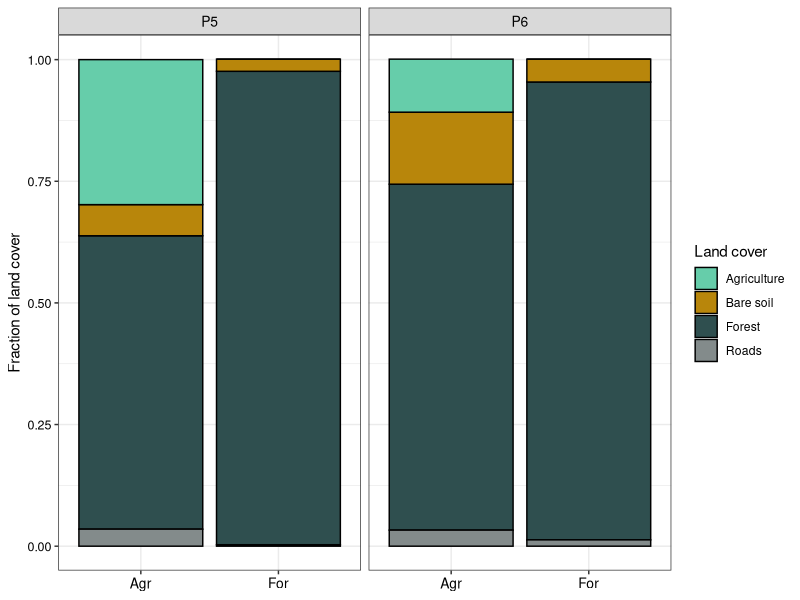
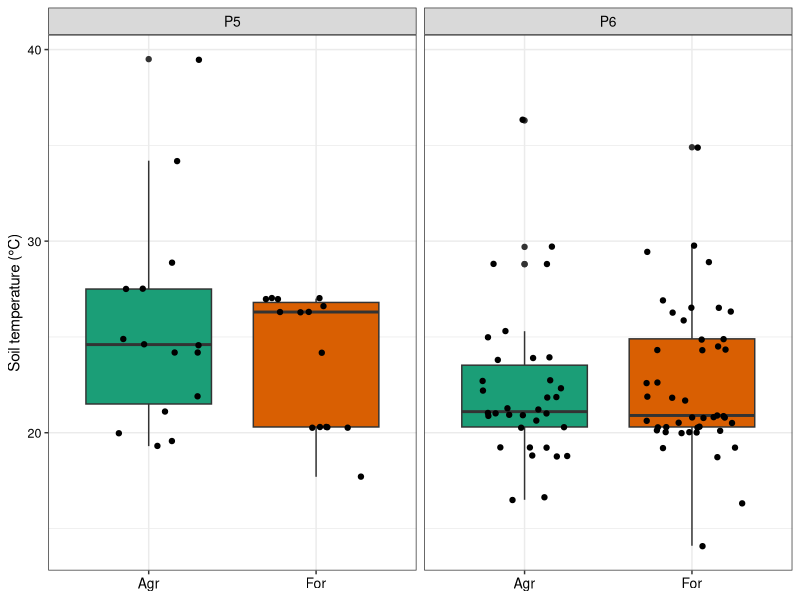
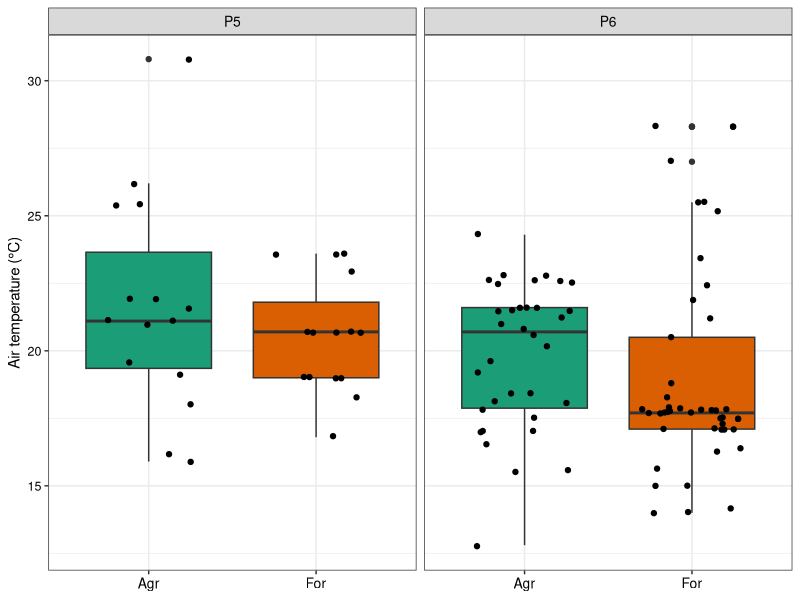
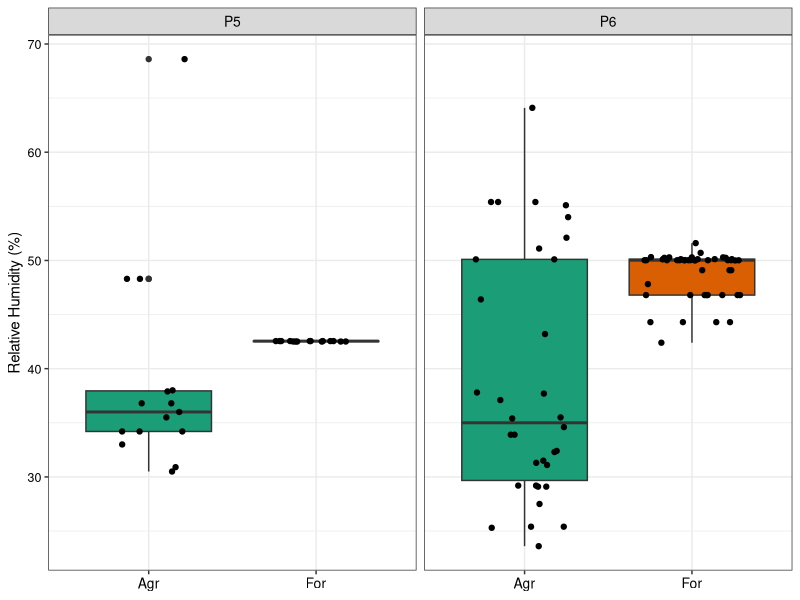
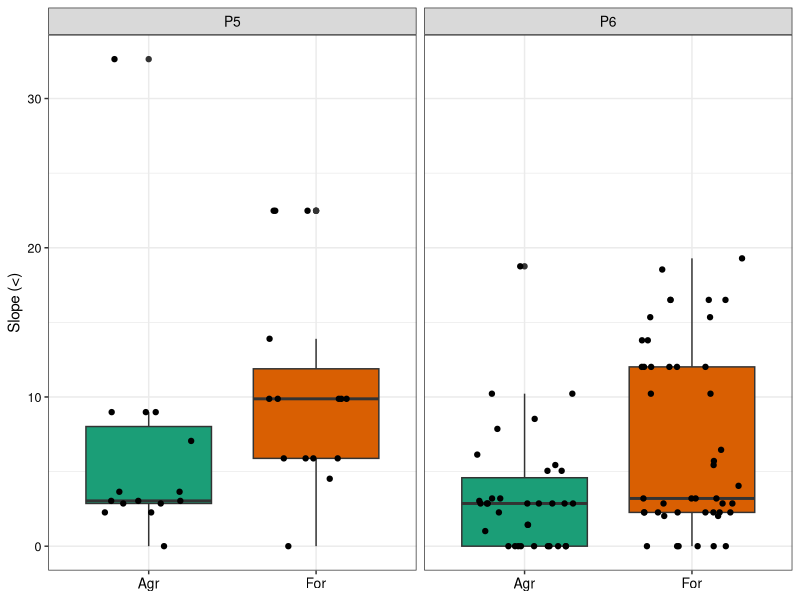
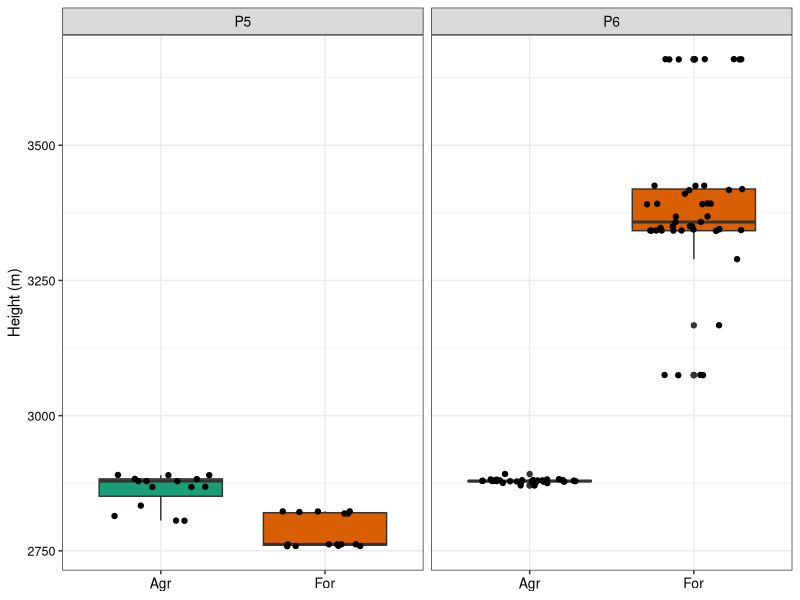
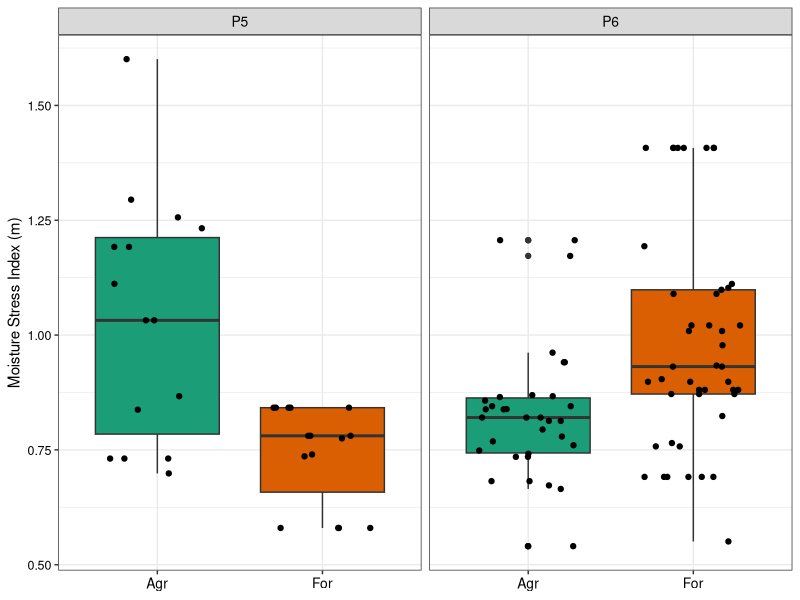
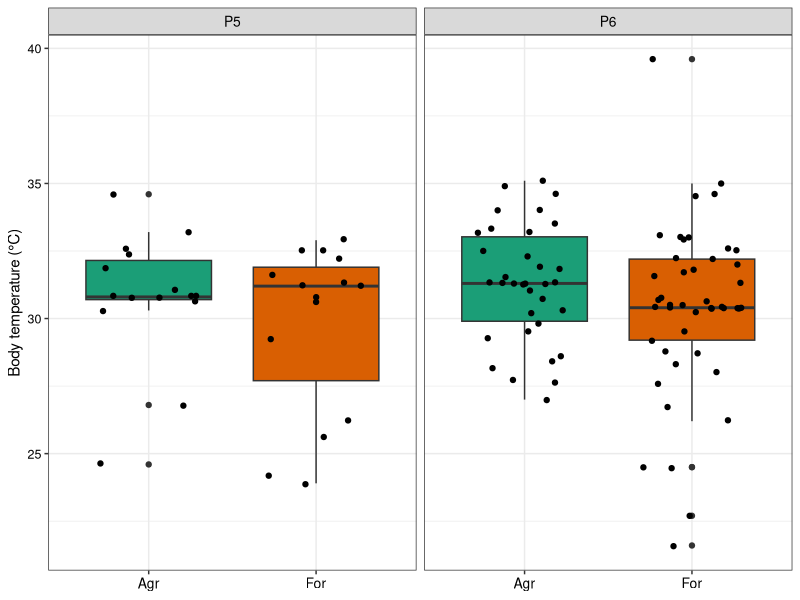

Write the R code that produced these figures, in order.
## ---- chunk 1
library(ggplot2)
library(nortest)
library(dplyr)
## ---- chunk 2
#Enviromental variables databases
Sg.env<-read.table("Data/Env_Data/Env_Data.txt",header=T)

#Transform to factor some variables
Sg.env$ID<-factor(Sg.env$ID)
Sg.env$Site<-factor(Sg.env$Site)
Sg.env$Polygon<-factor(Sg.env$Polygon)
Sg.env$Site_ID<-factor(Sg.env$Site_ID)

#Explore data
str(Sg.env)
summary(Sg.env)

#Polygon bases
P6<-read.table("Data/Env_Data/P6.txt",header=T)
P5<-read.table("Data/Env_Data/P5.txt",header=T)

#Sites base by polygon
P6For<-read.table("Data/Env_Data/P6For.txt",header=T)
P6Agr<-read.table("Data/Env_Data/P6Agr.txt",header=T)
P5For<-read.table("Data/Env_Data/P5For.txt",header=T)
P5Agr<-read.table("Data/Env_Data/P5Agr.txt",header=T)

#Landscape cover database
Sg.cov<-as.data.frame(read.table("Data/Env_Data/Cov_Data.txt",header=T))

#Transform to factor some variables
Sg.cov$Sites<-factor(Sg.cov$Sites)
Sg.cov$Coverage<-factor(Sg.cov$Coverage,labels=c("Agriculture","Bare soil","Forest","Roads"))

#Explore data
str(Sg.cov)
summary(Sg.env)
## ---- chunk 3
(Sg.lancov<-ggplot(data=Sg.cov, #Database
            aes(x=Sites,y=Prop_Cov,fill=Coverage))+ #Axis definition
            geom_bar(stat="identity",color="black")+ #Geometry definition
            facet_wrap(~Polygon,scale="free_x")+ #Split plots
            ylab("Fraction of land cover")+ #y-axis legend
            scale_fill_manual(values=c("aquamarine3","darkgoldenrod","darkslategray","azure4"))+ #Colors definition
            theme_bw()+ #Canvas definition
            labs(fill="Land cover")+ #Rename legend
            scale_x_discrete(labels=c("Agr","For"))+ #Rename groups of x-axis
            theme(axis.title.x=element_blank(), #Remove title of x-axis
            strip.text.x=element_text(size=10,color="black"), #Size and color of strip.text.x
            axis.text.x=element_text(size=10,color="black"), #Size and color of axis.text.x
            axis.text.y=element_text(size=9,color="black"))) #Size and color of axis.text.y
## ---- chunk 4
ggsave("Analysis/Env_Vars/Figures/Sg.lancov.pdf",dpi=300,limitsize=TRUE,
       width=10,height=7)
## ---- chunk 5
#Extract samples of P6For site within Polygon 6
P6For<-filter(Sg.env,Site_ID == "P6For")

#Extract samples of P6Agr site within Polygon 6
P6Agr<-filter(Sg.env,Site_ID == "P6Agr")

#Extract samples of P5For site within Polygon 5
P5For<-filter(Sg.env,Site_ID == "P5For")

#Extract samples of P5Agr site within Polygon 5
P5Agr<-filter(Sg.env,Site_ID == "P5Agr")
## ---- chunk 6
#Extract samples from the P6For and P6Agr sites of Polygon 6 to perform differentiation tests
P6<-filter(Sg.env,Polygon == "P6")

#Extract samples from the P5For and P5Agr sites of Polygon 6 to perform differentiation tests
P5<-filter(Sg.env,Polygon == "P5")
## ---- chunk 7
#Plot with St between sites within polygons
(Sg.St.plot<-ggplot(data=Sg.env, #Database
             aes(x=Site_ID,y=St))+ #Axis definition
             geom_boxplot(aes(fill=Site))+ #Geometry definition
             geom_jitter(aes(fill=Site),width=0.3)+ #Geometry definition
             facet_wrap(~Polygon,scale="free_x")+ #Split plots
             ylab("Soil temperature (°C)")+ #y-axis legend
             scale_fill_brewer(palette="Dark2")+ #Colors definition
             scale_x_discrete(labels=c("Agr","For"))+ #Rename groups of x-axis
             theme_bw()+ #Canvas definition
             theme(legend.position="none",axis.title.x=element_blank(), #Remove title of x-axis
             strip.text.x=element_text(size=10,color="black"), #Size and color of strip.text.x
             axis.text.x=element_text(size=10,color="black"), #Size and color of axis.text.x
             axis.text.y=element_text(size=9,color="black"))) #Size and color of axis.text.y
## ---- chunk 8
ggsave("Analysis/Env_Vars/Figures/Sg.St.plot.pdf",dpi=300,limitsize=TRUE,
       width=10,height=7)
## ---- chunk 9
#Shapiro test used to n<50
#shapiro.test(Sg.env$St)

#Lillie test used to n>=50
lillie.test(Sg.env$St)
#St for all data, non-normal
## ---- chunk 10
shapiro.test(P6For$St) #(n<50) 
#lillie.test(P6For$St) #(n>=50)
#St for P6For, non-normal
## ---- chunk 11
shapiro.test(P6Agr$St) #(n<50) 
#lillie.test(P6Agr$St) #(n>=50)
#St for P6Agr, non-normal
## ---- chunk 12
shapiro.test(P5For$St) #(n<50) 
#lillie.test(P5For$St) #(n>=50)
#St for P5For, non-normal
## ---- chunk 13
#P5Agr
shapiro.test(P5Agr$St) #(n<50) 
#lillie.test(P5Agr$St) #(n>=50)
#St for P5Agr, non-normal
## ---- chunk 14
wilcox.test(data=Sg.env,St~Polygon,exact=F)
#If there are significant differences between polygons
## ---- chunk 15
wilcox.test(data=P6,St~Site,exact=F) 
#No significant differences
## ---- chunk 16
wilcox.test(data=P5,St~Site,exact=F) 
#No significant differences
## ---- chunk 17
#Plot with St between sites within polygons
(Sg.At.plot<-ggplot(data=Sg.env, #Database
             aes(x=Site_ID,y=At))+ #Axis definition
             geom_boxplot(aes(fill=Site))+ #Geometry definition
             geom_jitter(aes(fill=Site),width=0.3)+ #Geometry definition
             facet_wrap(~Polygon,scale="free_x")+ #Split plots
             ylab("Air temperature (°C)")+ #y-axis legend
             scale_fill_brewer(palette="Dark2")+ #Colors definition
             scale_x_discrete(labels=c("Agr","For"))+ #Rename groups of x-axis
             theme_bw()+ #Canvas definition
             theme(legend.position="none",axis.title.x=element_blank(), #Remove title of x-axis
             strip.text.x=element_text(size=10,color="black"), #Size and color of strip.text.x
             axis.text.x=element_text(size=10,color="black"), #Size and color of axis.text.x
             axis.text.y=element_text(size=9,color="black"))) #Size and color of axis.text.y
## ---- chunk 18
ggsave("Analysis/Env_Vars/Figures/Sg.At.plot.pdf",dpi=300,limitsize=TRUE,
       width=10,height=7)
## ---- chunk 19
#The activated test is the one used depending on the number of n of the sample
#Lillie test used to n>=50
lillie.test(Sg.env$At)
#At for all data, non-normal
## ---- chunk 20
shapiro.test(P6For$At) #(n<50) 
#lillie.test(P6For$At) #(n>=50)
#St for P6For, non-normal
## ---- chunk 21
shapiro.test(P6Agr$At) #(n<50) 
#lillie.test(P6Agr$At) #(n>=50)
#At for P6Agr, normal
## ---- chunk 22
shapiro.test(P5For$At) #(n<50) 
#lillie.test(P5For$At) #(n>=50)
#St for P5For, normal
## ---- chunk 23
#P5Agr
shapiro.test(P5Agr$At) #(n<50) 
#lillie.test(P5Agr$At) #(n>=50)
#St for P5Agr, normal
## ---- chunk 24
#Search for significant differences between sites within polygon 6
wilcox.test(data=Sg.env,At~Polygon,exact=F)
#If there are significant differences between polygons
## ---- chunk 25
wilcox.test(data=P6,At~Site,exact=F)
#No significant differences
## ---- chunk 26
t.test(data=P6,At~Site,alternative="two.sided")
#No significant differences
## ---- chunk 27
t.test(data=P5,At~Site,alternative="two.sided")
#No significant differences
## ---- chunk 28
#Plot with St between sites within polygons
(Sg.RH.plot<-ggplot(data=Sg.env, #Database
             aes(x=Site_ID,y=RH))+ #Axis definition
             geom_boxplot(aes(fill=Site))+ #Geometry definition
             geom_jitter(aes(fill=Site),width=0.3)+ #Geometry definition
             facet_wrap(~Polygon,scale="free_x")+ #Split plots
             ylab("Relative Humidity (%)")+ #y-axis legend
             scale_fill_brewer(palette="Dark2")+ #Colors definition
             scale_x_discrete(labels=c("Agr","For"))+ #Rename groups of x-axis
             theme_bw()+ #Canvas definition
             theme(legend.position="none",axis.title.x=element_blank(), #Remove title of x-axis
             strip.text.x=element_text(size=10,color="black"), #Size and color of strip.text.x
             axis.text.x=element_text(size=10,color="black"), #Size and color of axis.text.x
             axis.text.y=element_text(size=9,color="black"))) #Size and color of axis.text.y
## ---- chunk 29
ggsave("Analysis/Env_Vars/Figures/Sg.RH.plot.pdf",dpi=300,limitsize=TRUE,
       width=10,height=7)
## ---- chunk 30
#The activated test is the one used depending on the number of n of the sample

#Shapiro test used to n<50
#shapiro.test(Sg.env$RH)

#Lillie test used to n>=50
lillie.test(Sg.env$RH)
#At for all data, non-normal
## ---- chunk 31
shapiro.test(P6For$RH) #(n<50) 
#lillie.test(P6For$RH) #(n>=50)
#St for P6For, non-normal
## ---- chunk 32
shapiro.test(P6Agr$RH) #(n<50) 
#lillie.test(P6Agr$RH) #(n>=50)
#At for P6Agr, non-normal
## ---- chunk 33
shapiro.test(P5For$RH) #(n<50) 
#lillie.test(P5For$RH) #(n>=50)
#St for P5For, non-normal
## ---- chunk 34
#P5Agr
shapiro.test(P5Agr$RH) #(n<50) 
#lillie.test(P5Agr$RH) #(n>=50)
#St for P5Agr, non-normal
## ---- chunk 35
#Search for significant differences between sites within polygon 6
wilcox.test(data=Sg.env,RH~Polygon,exact=F)
#If there are significant differences between polygons
## ---- chunk 36
wilcox.test(data=P6,RH~Site,exact=F)
#If there are significant differences between polygons
## ---- chunk 37
wilcox.test(data=P5,RH~Site,exact=F)
#If there are significant differences between polygons
## ---- chunk 38
#Plot with St between sites within polygons
(Sg.Slope.plot<-ggplot(data=Sg.env, #Database
             aes(x=Site_ID,y=Slope))+ #Axis definition
             geom_boxplot(aes(fill=Site))+ #Geometry definition
             geom_jitter(aes(fill=Site),width=0.3)+ #Geometry definition
             facet_wrap(~Polygon,scale="free_x")+ #Split plots
             ylab("Slope (<)")+ #y-axis legend
             scale_fill_brewer(palette="Dark2")+ #Colors definition
             scale_x_discrete(labels=c("Agr","For"))+ #Rename groups of x-axis
             theme_bw()+ #Canvas definition
             theme(legend.position="none",axis.title.x=element_blank(), #Remove title of x-axis
             strip.text.x=element_text(size=10,color="black"), #Size and color of strip.text.x
             axis.text.x=element_text(size=10,color="black"), #Size and color of axis.text.x
             axis.text.y=element_text(size=9,color="black"))) #Size and color of axis.text.y
## ---- chunk 39
ggsave("Analysis/Env_Vars/Figures/Sg.Slope.plot.pdf",dpi=300,limitsize=TRUE,
       width=10,height=7)
## ---- chunk 40
#The activated test is the one used depending on the number of n of the sample

#Shapiro test used to n<50
#shapiro.test(Sg.env$Slope)

#Lillie test used to n>=50
lillie.test(Sg.env$Slope)
#At for all data, non-normal
## ---- chunk 41
shapiro.test(P6For$Slope) #(n<50) 
#lillie.test(P6For$Slope) #(n>=50)
#St for P6For, non-normal
## ---- chunk 42
shapiro.test(P6Agr$Slope) #(n<50) 
#lillie.test(P6Agr$Slope) #(n>=50)
#At for P6Agr, non-normal
## ---- chunk 43
shapiro.test(P5For$Slope) #(n<50) 
#lillie.test(P5For$Slope) #(n>=50)
#St for P5For, non-normal
## ---- chunk 44
#P5Agr
shapiro.test(P5Agr$Slope) #(n<50) 
#lillie.test(P5Agr$Slope) #(n>=50)
#St for P5Agr, non-normal
## ---- chunk 45
#Search for significant differences between sites within polygon 6
wilcox.test(data=Sg.env,Slope~Polygon,exact=F)
#If there are significant differences between polygons
## ---- chunk 46
wilcox.test(data=P6,Slope~Site,exact=F)
#If there are significant differences between polygons
## ---- chunk 47
wilcox.test(data=P5,Slope~Site,exact=F)
#If there are significant differences between polygons
## ---- chunk 48
#Plot with St between sites within polygons
(Sg.DEM.plot<-ggplot(data=Sg.env, #Database
             aes(x=Site_ID,y=DEM))+ #Axis definition
             geom_boxplot(aes(fill=Site))+ #Geometry definition
             geom_jitter(aes(fill=Site),width=0.3)+ #Geometry definition
             facet_wrap(~Polygon,scale="free_x")+ #Split plots
             ylab("Height (m)")+ #y-axis legend
             scale_fill_brewer(palette="Dark2")+ #Colors definition
             scale_x_discrete(labels=c("Agr","For"))+ #Rename groups of x-axis
             theme_bw()+ #Canvas definition
             theme(legend.position="none",axis.title.x=element_blank(), #Remove title of x-axis
             strip.text.x=element_text(size=10,color="black"), #Size and color of strip.text.x
             axis.text.x=element_text(size=10,color="black"), #Size and color of axis.text.x
             axis.text.y=element_text(size=9,color="black"))) #Size and color of axis.text.y
## ---- chunk 49
ggsave("Analysis/Env_Vars/Figures/Sg.DEM.plot.pdf",dpi=300,limitsize=TRUE,
       width=10,height=7)
## ---- chunk 50
#The activated test is the one used depending on the number of n of the sample

#Shapiro test used to n<50
#shapiro.test(Sg.env$DEM)

#Lillie test used to n>=50
lillie.test(Sg.env$DEM)
#At for all data, non-normal
## ---- chunk 51
shapiro.test(P6For$DEM) #(n<50) 
#lillie.test(P6For$DEM) #(n>=50)
#St for P6For, non-normal
## ---- chunk 52
shapiro.test(P6Agr$DEM) #(n<50) 
#lillie.test(P6Agr$DEM) #(n>=50)
#At for P6Agr, non-normal
## ---- chunk 53
shapiro.test(P5For$DEM) #(n<50) 
#lillie.test(P5For$DEM) #(n>=50)
#St for P5For, non-normal
## ---- chunk 54
#P5Agr
shapiro.test(P5Agr$DEM) #(n<50) 
#lillie.test(P5Agr$DEM) #(n>=50)
#St for P5Agr, non-normal
## ---- chunk 55
#Search for significant differences between sites within polygon 6
wilcox.test(data=Sg.env,DEM~Polygon,exact=F)
#If there are significant differences between polygons
## ---- chunk 56
wilcox.test(data=P6,DEM~Site,exact=F)
#If there are significant differences between polygons
## ---- chunk 57
wilcox.test(data=P5,DEM~Site,exact=F)
#If there are significant differences between polygons
## ---- chunk 58
#Plot with St between sites within polygons
(Sg.MSI.plot<-ggplot(data=Sg.env, #Database
             aes(x=Site_ID,y=MSI))+ #Axis definition
             geom_boxplot(aes(fill=Site))+ #Geometry definition
             geom_jitter(aes(fill=Site),width=0.3)+ #Geometry definition
             facet_wrap(~Polygon,scale="free_x")+ #Split plots
             ylab("Moisture Stress Index (m)")+ #y-axis legend
             scale_fill_brewer(palette="Dark2")+ #Colors definition
             scale_x_discrete(labels=c("Agr","For"))+ #Rename groups of x-axis
             theme_bw()+ #Canvas definition
             theme(legend.position="none",axis.title.x=element_blank(), #Remove title of x-axis
             strip.text.x=element_text(size=10,color="black"), #Size and color of strip.text.x
             axis.text.x=element_text(size=10,color="black"), #Size and color of axis.text.x
             axis.text.y=element_text(size=9,color="black"))) #Size and color of axis.text.y
## ---- chunk 59
#The activated test is the one used depending on the number of n of the sample

#Shapiro test used to n<50
#shapiro.test(Sg.env$DEM)

#Lillie test used to n>=50
lillie.test(Sg.env$MSI)
#At for all data, non-normal
## ---- chunk 60
shapiro.test(P6For$MSI) #(n<50) 
#lillie.test(P6For$MSI) #(n>=50)
#St for P6For, non-normal
## ---- chunk 61
shapiro.test(P6Agr$MSI) #(n<50) 
#lillie.test(P6Agr$MSI) #(n>=50)
#At for P6Agr, non-normal
## ---- chunk 62
shapiro.test(P5For$MSI) #(n<50) 
#lillie.test(P5For$MSI) #(n>=50)
#St for P5For, non-normal
## ---- chunk 63
#P5Agr
shapiro.test(P5Agr$MSI) #(n<50) 
#lillie.test(P5Agr$MSI) #(n>=50)
#St for P5Agr, non-normal
## ---- chunk 64
#Search for significant differences between sites within polygon 6
wilcox.test(data=Sg.env,MSI~Polygon,exact=F)
#If there are significant differences between polygons
## ---- chunk 65
wilcox.test(data=P6,MSI~Site,exact=F)
#If there are significant differences between polygons
## ---- chunk 66
wilcox.test(data=P5,MSI~Site,exact=F)
#If there are significant differences between polygons
## ---- chunk 67
#Plot with St between sites within polygons
(Sg.Bt.plot<-ggplot(data=Sg.env, #Database
             aes(x=Site_ID,y=Bt))+ #Axis definition
             geom_boxplot(aes(fill=Site))+ #Geometry definition
             geom_jitter(aes(fill=Site),width=0.3)+ #Geometry definition
             facet_wrap(~Polygon,scale="free_x")+ #Split plots
             ylab("Body temperature (°C)")+ #y-axis legend
             scale_fill_brewer(palette="Dark2")+ #Colors definition
             scale_x_discrete(labels=c("Agr","For"))+ #Rename groups of x-axis
             theme_bw()+ #Canvas definition
             theme(legend.position="none",axis.title.x=element_blank(), #Remove title of x-axis
             strip.text.x=element_text(size=10,color="black"), #Size and color of strip.text.x
             axis.text.x=element_text(size=10,color="black"), #Size and color of axis.text.x
             axis.text.y=element_text(size=9,color="black"))) #Size and color of axis.text.y
## ---- chunk 68
ggsave("Analysis/Env_Vars/Figures/Sg.Bt.plot.pdf",dpi=300,limitsize=TRUE,
       width=10,height=7)
## ---- chunk 69
#The activated test is the one used depending on the number of n of the sample

#Shapiro test used to n<50
#shapiro.test(Sg.env$Bt)

#Lillie test used to n>=50
lillie.test(Sg.env$Bt)
#At for all data, non-normal
## ---- chunk 70
shapiro.test(P6For$Bt) #(n<50) 
#lillie.test(P6For$Bt) #(n>=50)
#St for P6For, non-normal
## ---- chunk 71
shapiro.test(P6Agr$Bt) #(n<50) 
#lillie.test(P6Agr$Bt) #(n>=50)
#At for P6Agr, normal
## ---- chunk 72
shapiro.test(P5For$Bt) #(n<50) 
#lillie.test(P5For$Bt) #(n>=50)
#St for P5For, non-normal
## ---- chunk 73
#P5Agr
shapiro.test(P5Agr$Bt) #(n<50) 
#lillie.test(P5Agr$Bt) #(n>=50)
#St for P5Agr, non-normal
## ---- chunk 74
wilcox.test(data=Sg.env,Bt~Polygon,exact=F)
#If there are significant differences between polygons
## ---- chunk 75
wilcox.test(data=P6,Bt~Site,exact=F)
#No significant differences
## ---- chunk 76
t.test(data=P6,Bt~Site,alternative="two.sided")
#No significant differences
## ---- chunk 77
wilcox.test(data=P5,Bt~Site,exact=F)
#No significant differences
